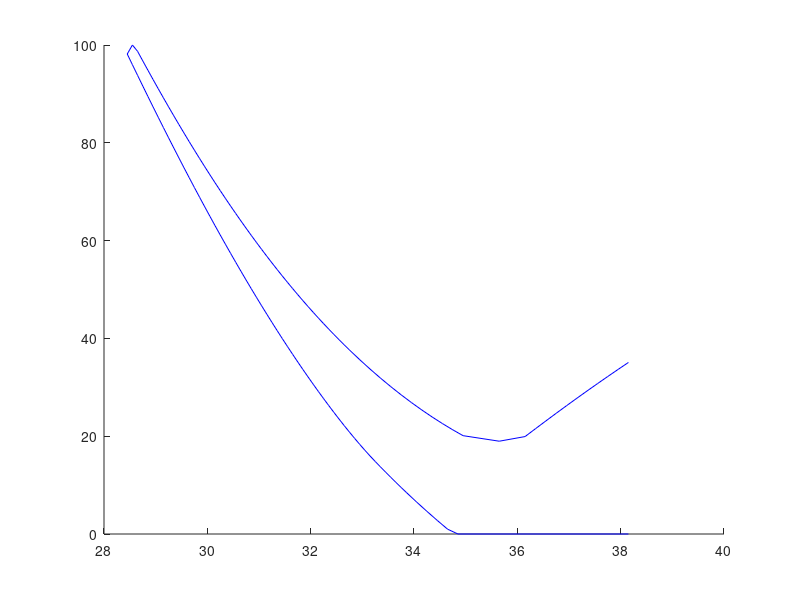

This chart was generated by the following MATLAB code: (Note: this script raises an error after producing the figure.)


A = [38.1500000000002	35.08097093925; ...
38.0500000000002	34.3698246528291; ...
37.9500000000002	33.6538904427105; ...
37.8500000000002	32.933078429472; ...
37.7500000000002	32.2073102940521; ...
37.6500000000002	31.476518260088; ...
37.5500000000002	30.7406466373711; ...
37.4500000000002	29.9996536315744; ...
37.3500000000002	29.2535134745217; ...
37.2500000000002	28.5022189419974; ...
37.1500000000002	27.7457843421779; ...
37.0500000000002	26.9842490776844; ...
36.9500000000002	26.2176819111887; ...
36.8500000000002	25.4461860924149; ...
36.7500000000002	24.6699055638563; ...
36.6500000000002	23.8890325055325; ...
36.5500000000002	23.1038165521528; ...
36.4500000000002	22.3145761142599; ...
36.3500000000002	21.5217123605644; ...
36.2500000000002	20.7257265841108; ...
36.1500000000002	19.9272418931106; ...
36.0500000000002	19.4953368067142; ...
35.9500000000002	19.3214538586115; ...
35.8500000000002	19.1758405518265; ...
35.7500000000002	19.060409344885; ...
35.6500000000002	18.9770455219969; ...
35.5500000000002	18.9271967894103; ...
35.4500000000002	18.9101078557097; ...
35.3500000000002	18.9277670037233; ...
35.2500000000002	18.9820522158571; ...
35.1500000000002	19.0746980611894; ...
35.0500000000002	19.540370420902; ...
34.9500000000002	20.1086616084329; ...
34.8500000000002	20.6980164961774; ...
34.7500000000002	21.3080119870027; ...
34.6500000000002	21.9371052676136; ...
34.5500000000002	22.5853651191728; ...
34.4500000000002	23.2528658152218; ...
34.3500000000002	23.9396871694497; ...
34.2500000000002	24.6459145238093; ...
34.1500000000002	25.371638685676; ...
34.0500000000002	26.1169558216912; ...
33.9500000000002	26.8819673149053; ...
33.8500000000002	27.6667795908618; ...
33.7500000000002	28.4715039173615; ...
33.6500000000002	29.2962561818108; ...
33.5500000000002	30.1411566493031; ...
33.4500000000002	31.0063297032546; ...
33.3500000000002	31.8919035712787; ...
33.2500000000002	32.7980100381337; ...
33.1500000000002	33.7247840860261; ...
33.0500000000002	34.6723635747073; ...
32.9500000000002	35.6408889135019; ...
32.8500000000002	36.6305027203243; ...
32.7500000000002	37.6413494670875; ...
32.6500000000002	38.6735751106516; ...
32.5500000000002	39.7273267082172; ...
32.4500000000002	40.8027520158533; ...
32.3500000000002	41.8999990686517; ...
32.2500000000002	43.0192157408126; ...
32.1500000000002	44.160549283791; ...
32.0500000000002	45.3241458404612; ...
31.9500000000002	46.510149933093; ...
31.8500000000002	47.7187039227653; ...
31.7500000000002	48.9499474376628; ...
31.6500000000002	50.204016766895; ...
31.5500000000002	51.4810442172127; ...
31.4500000000002	52.7811574299379; ...
31.3500000000002	54.1044786548049; ...
31.2500000000002	55.4511239508326; ...
31.1500000000002	56.8212023343116; ...
31.0500000000002	58.214814900075; ...
30.9500000000002	59.6320538842242; ...
30.8500000000002	61.0730016636944; ...
30.7500000000002	62.537729687708; ...
30.6500000000002	64.0262299522622; ...
30.5500000000002	65.5384917002234; ...
30.4500000000002	67.0745551455552; ...
30.3500000000002	68.634444124129; ...
30.2500000000002	70.2181646133639; ...
30.1500000000002	71.8257031430419; ...
30.0500000000002	73.4570250885374; ...
29.9500000000002	75.1120728368131; ...
29.8500000000002	76.790763814503; ...
29.7500000000002	78.492988365955; ...
29.6500000000002	80.2186074682677; ...
29.5500000000002	81.9674502685446; ...
29.4500000000002	83.7393114271572; ...
29.3500000000002	85.5339482486109; ...
29.2500000000002	87.3510775793039; ...
29.1500000000002	89.1903724488069; ...
29.0500000000002	91.0514584282078; ...
28.9500000000002	92.9339096755024; ...
28.8500000000002	94.8372446338653; ...
28.7500000000002	96.7609213438196; ...
28.6500000000002	98.7043323247263; ...
28.5500000000002	100; ...
28.3500000000002	100; ...
28.4500000000002	98.156236123756; ...
28.5500000000002	95.96697837362; ...
28.6500000000002	93.7898906511491; ...
28.7500000000002	91.6258247035603; ...
28.8500000000002	89.4755641246676; ...
28.9500000000002	87.3398299097316; ...
29.0500000000002	85.219286553738; ...
29.1500000000002	83.1145469571096; ...
29.2500000000002	81.0261768589032; ...
29.3500000000002	78.9546988535127; ...
29.4500000000002	76.9005960407953; ...
29.5500000000002	74.8643153543492; ...
29.6500000000002	72.8462706082958; ...
29.7500000000002	70.8468452992579; ...
29.8500000000002	68.8663951972068; ...
29.9500000000002	66.9052507564237; ...
30.0500000000002	64.9637193759551; ...
30.1500000000002	63.0420877505111; ...
30.2500000000002	61.1406249113867; ...
30.3500000000002	59.2595833167622; ...
30.4500000000002	57.3992006228905; ...
30.5500000000002	55.5597016105605; ...
30.6500000000002	53.7413001289933; ...
30.7500000000002	51.9442010897223; ...
30.8500000000002	50.1686025465996; ...
30.9500000000002	48.4146978731579; ...
31.0500000000002	46.6826781037672; ...
31.1500000000002	44.9727345455591; ...
31.2500000000002	43.2850616876221; ...
31.3500000000002	41.6198604881319; ...
31.4500000000002	39.9773421382476; ...
31.5500000000002	38.3577324250515; ...
31.6500000000002	36.7612768457862; ...
31.7500000000002	35.1882466661579; ...
31.8500000000002	33.6389461671896; ...
31.9500000000002	32.1137223229017; ...
32.0500000000002	30.612975925027; ...
32.1500000000002	29.1371729678457; ...
32.2500000000002	27.6868606518833; ...
32.3500000000002	26.2626873555562; ...
32.4500000000002	24.8654277074116; ...
32.5500000000002	23.4960142835123; ...
32.6500000000002	22.1555779453193; ...
32.7500000000002	20.8454994794931; ...
32.8500000000002	19.5674760363922; ...
32.9500000000002	18.3236069087606; ...
33.0500000000002	17.1165044177325; ...
33.1500000000002	15.9494369255065; ...
33.2500000000002	14.8264259859122; ...
33.3500000000002	13.7333725819472; ...
33.4500000000002	12.657217425384; ...
33.5500000000002	11.5977513075663; ...
33.6500000000002	10.5547671598872; ...
33.7500000000002	9.52805998336476; ...
33.8500000000002	8.51742673915757; ...
33.9500000000002	7.52266623643018; ...
34.0500000000002	6.54357906394488; ...
34.1500000000002	5.57996752222963; ...
34.2500000000002	4.63163555669656; ...
34.3500000000002	3.69838869205407; ...
34.4500000000002	2.78003396829803; ...
34.5500000000002	1.87637987852728; ...
34.6500000000002	0.987236308775432; ...
34.7500000000002	0.110043192699309; ...
34.8500000000002	0; ...
38.1500000000002	0; ...
];

A = A'

jolder5 = A(:, 1);
for i = 2:size(A, 2)
    if norm(jolder5(:, end) - A(:, i)) >= 1
        jolder5(:, end + 1) = A(:, i);
    end
end
A = [jolder5, A(:, end)];

figure(1); clf; hold on;
plot(A(1, 1:end), A(2, 1:end), 'b')

matlab2tikz('INN1.tikz', 'width', '6cm', 'height', '4cm')


